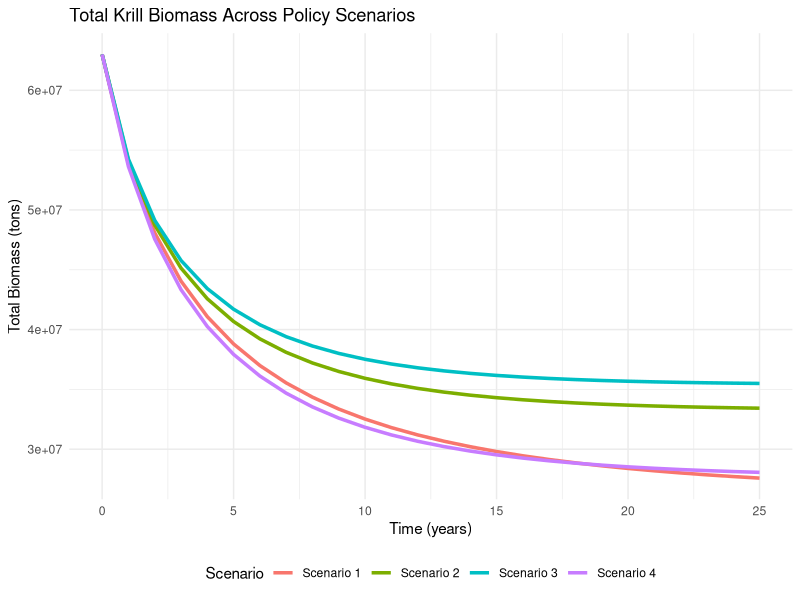
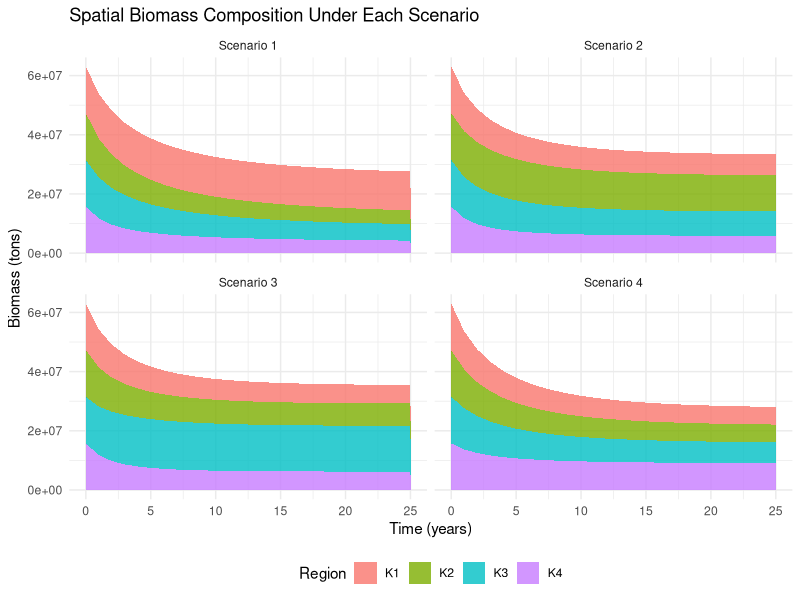

Write the R code that produced these figures, in order.
# ==========================================
# ANTARCTIC KRILL – SPATIAL POLICY MODEL
# 4 SCENARIO COMPARISON
# ==========================================

library(deSolve)
library(ggplot2)
library(tidyr)
library(dplyr)

# ------------------------------------------
# 1. PARAMETERS
# ------------------------------------------

base_params <- list(
  
  # Growth rates
  r1 = 0.6, r2 = 0.6, r3 = 0.6, r4 = 0.6,
  
  # Carrying capacities
  Kmax1 = 25000000,
  Kmax2 = 35000000,
  Kmax3 = 40000000,
  Kmax4 = 20000000,
  
  # Natural mortality
  m1 = 0.2, m2 = 0.2, m3 = 0.2, m4 = 0.2,
  
  # Predation
  p1 = 0.1, p2 = 0.1, p3 = 0.1, p4 = 0.1,
  
  # Migration
  m21 = 0.04, m23 = 0.075, m24 = 0.05,
  m32 = 0.075, m34 = 0.05,
  m42 = 0.05, m43 = 0.05,
  
  # Catchability
  q = 2e-4,
  
  # Scenario (will be changed in loop)
  scenario = 0
)

# ------------------------------------------
# 2. INITIAL STATE
# ------------------------------------------

state <- c(
  K1 = 15750000,
  K2 = 15750000,
  K3 = 15750000,
  K4 = 15750000,
  
  # Effort (constant)
  E1 = 1000,
  E2 = 1000,
  E3 = 1000,
  E4 = 1000
)

# ------------------------------------------
# 3. TIME
# ------------------------------------------

times <- seq(0, 25, by = 1)

# ------------------------------------------
# 4. MODEL FUNCTION
# ------------------------------------------

krill_model <- function(t, state, parameters) {
  
  with(as.list(c(state, parameters)), {
    
    # --------------------------
    # Harvest
    # --------------------------
    
    H1 <- q * E1 * K1
    H2 <- q * E2 * K2
    H3 <- q * E3 * K3
    H4 <- q * E4 * K4
    
    # Apply closures
    if (scenario == 1) H1 <- 0
    if (scenario == 2) H2 <- 0
    if (scenario == 3) H3 <- 0
    if (scenario == 4) H4 <- 0
    
    # --------------------------
    # Biomass dynamics
    # --------------------------
    
    dK1 <- r1*K1*(1 - K1/Kmax1) - m1*K1 - p1*K1 - H1
    dK2 <- r2*K2*(1 - K2/Kmax2) - m2*K2 - p2*K2 - H2
    dK3 <- r3*K3*(1 - K3/Kmax3) - m3*K3 - p3*K3 - H3
    dK4 <- r4*K4*(1 - K4/Kmax4) - m4*K4 - p4*K4 - H4
    
    # --------------------------
    # Migration
    # --------------------------
    
    # From region 2
    dK2 <- dK2 - m21*K2 - m23*K2 - m24*K2
    dK1 <- dK1 + m21*K2
    dK3 <- dK3 + m23*K2
    dK4 <- dK4 + m24*K2
    
    # From region 3
    dK3 <- dK3 - m32*K3 - m34*K3
    dK2 <- dK2 + m32*K3
    dK4 <- dK4 + m34*K3
    
    # From region 4
    dK4 <- dK4 - m42*K4 - m43*K4
    dK2 <- dK2 + m42*K4
    dK3 <- dK3 + m43*K4
    
    # Effort constant
    list(c(dK1, dK2, dK3, dK4,
           dE1 = 0,
           dE2 = 0,
           dE3 = 0,
           dE4 = 0))
  })
}

# ------------------------------------------
# 5. RUN ALL SCENARIOS
# ------------------------------------------

results <- list()

for (s in 1:4) {
  
  params <- base_params
  params$scenario <- s
  
  out <- ode(y = state, times = times,
             func = krill_model, parms = params)
  
  out <- as.data.frame(out)
  
  # --------------------------
  # Compute Harvest
  # --------------------------
  
  out$H1 <- params$q * out$E1 * out$K1
  out$H2 <- params$q * out$E2 * out$K2
  out$H3 <- params$q * out$E3 * out$K3
  out$H4 <- params$q * out$E4 * out$K4
  
  # Apply scenario closures
  if (s == 1) out$H1 <- 0
  if (s == 2) out$H2 <- 0
  if (s == 3) out$H3 <- 0
  if (s == 4) out$H4 <- 0
  
  # --------------------------
  # Total Catch
  # --------------------------
  
  out$TotalCatch <- out$H1 + out$H2 + out$H3 + out$H4
  
  out$CumulativeCatch <- cumsum(out$TotalCatch)
  
  # --------------------------
  # Total Biomass
  # --------------------------
  
  out$TotalBiomass <- rowSums(out[,c("K1","K2","K3","K4")])
  
  out$Scenario <- paste("Scenario", s)
  
  results[[s]] <- out
}

all_results <- bind_rows(results)

final_summary <- all_results %>%
  group_by(Scenario) %>%
  summarise(
    FinalBiomass = last(TotalBiomass),
    TotalCatch = last(CumulativeCatch)
  )

initial_total_biomass <- sum(state[c("K1","K2","K3","K4")])

sustainable <- final_summary %>%
  filter(FinalBiomass >= initial_total_biomass)

best_policy <- sustainable %>%
  arrange(desc(TotalCatch)) %>%
  slice(1)

best_policy
# ------------------------------------------
# 6. TOTAL BIOMASS COMPARISON
# ------------------------------------------

ggplot(all_results, 
       aes(time, TotalBiomass, color = Scenario)) +
  geom_line(size = 1.2) +
  theme_minimal() +
  labs(title = "Total Krill Biomass Across Policy Scenarios",
       x = "Time (years)",
       y = "Total Biomass (tons)") +
  theme(legend.position = "bottom")

# ------------------------------------------
# 7. REGIONAL BIOMASS COMPOSITION (STACKED)
# ------------------------------------------

out_long <- all_results %>%
  pivot_longer(cols = c(K1,K2,K3,K4),
               names_to = "Region",
               values_to = "Biomass")

ggplot(out_long, 
       aes(x = time, y = Biomass, fill = Region)) +
  geom_area(alpha = 0.8) +
  facet_wrap(~Scenario) +
  theme_minimal() +
  labs(title = "Spatial Biomass Composition Under Each Scenario",
       x = "Time (years)",
       y = "Biomass (tons)") +
  theme(legend.position = "bottom")
